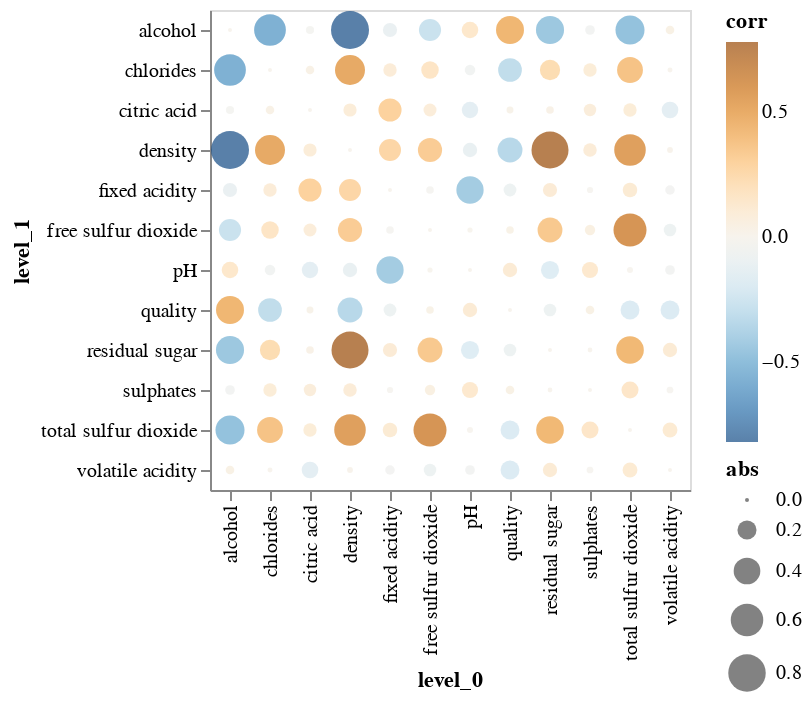

The notebook cell saved with this chart:
### Code cell
corr_df = df.select_dtypes('number').corr('spearman').stack().reset_index(name='corr')
corr_df.loc[corr_df['corr'] == 1, 'corr'] = 0
corr_df['abs'] = corr_df['corr'].abs()
alt.Chart(corr_df).mark_circle().encode(
    x='level_0',
    y='level_1',
    size='abs',
    color=alt.Color('corr', scale=alt.Scale(scheme='blueorange')))

### Figure 1 — Vega-Lite specification as saved in the notebook (floating-point values rounded to 4 significant figures; data arrays with more than 128 entries replaced by an {"elided": "..."} marker saying what was removed)
{"config": {"view": {"continuousWidth": 400, "continuousHeight": 300}}, "data": {"name": "data-6dbc060ff46c100521f4f71dca200305"}, "mark": "circle", "encoding": {"color": {"type": "quantitative", "field": "corr", "scale": {"scheme": "blueorange"}}, "size": {"type": "quantitative", "field": "abs"}, "x": {"type": "nominal", "field": "level_0"}, "y": {"type": "nominal", "field": "level_1"}}, "$schema": "https://vega.github.io/schema/vega-lite/v4.8.1.json", "datasets": {"data-6dbc060ff46c100521f4f71dca200305": {"elided": "144 records"}}}
